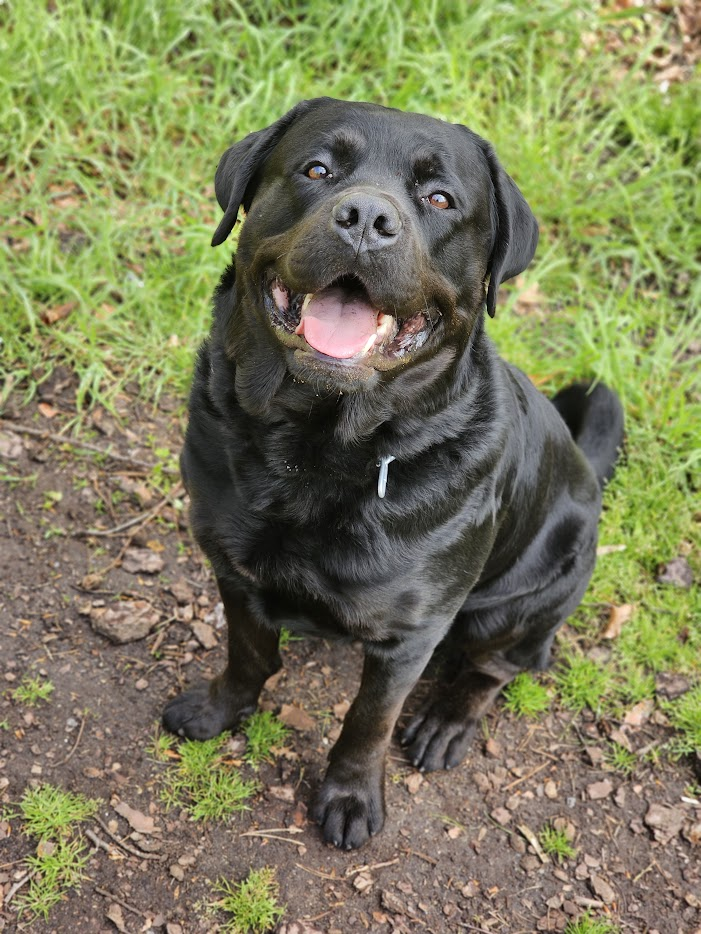
#> input picture assets/tyson-pic.jpg, 701 x 934 px
$ python contour-crafting.py assets/tyson-pic.jpg   (older library calls are emulated)
#> lines starting #> are read from the running program, lines starting #| are printed output that depends on the picture; after the words box and inside, x2 and y2 are one past the last pixel; in counts of white or black regions, pixels touching at a corner belong together
#!/usr/bin/env python3
# Contour Crafting Tool
# Erstellt ein 3D-Modell aus einem Bild mittels Höhenlinien

import numpy as np
import matplotlib.pyplot as plt
from matplotlib import cm
from PIL import Image
from stl import mesh
import argparse
import os
import sys
import datetime
from tqdm import tqdm
import cv2
from scipy.ndimage import gaussian_filter


def load_image(image_path):
    """Lädt ein Bild und konvertiert es zu Graustufen."""
    try:
        img = Image.open(image_path).convert('L')
        return np.array(img)
    except Exception as e:
        raise Exception(f"Fehler beim Laden des Bildes: {e}")


def normalize_heightmap(heightmap):
    """Normalisiert die Höhenwerte auf einen Bereich von 0 bis 1."""
    min_val = np.min(heightmap)
    max_val = np.max(heightmap)
    return (heightmap - min_val) / (max_val - min_val)


def extract_contours(heightmap, num_contours=10, smoothing=1, invert=False, is_photo=False):
    """Extrahiert Höhenlinien aus der Höhenkarte."""
    original_heightmap = heightmap.copy()

    # Bild bei Bedarf invertieren
    if invert:
        heightmap = 1.0 - heightmap

    # Glätten, wenn erforderlich
    if smoothing > 1:
        heightmap = gaussian_filter(heightmap, sigma=smoothing)

    # Bei Fotos: Vorverarbeitung für bessere Konturen
    if is_photo:
        # Kontrast erhöhen
        heightmap = np.clip((heightmap - 0.5) * 1.5 + 0.5, 0, 1)

        # Kantenfilter anwenden für bessere Konturen
        edges = cv2.Canny((heightmap * 255).astype(np.uint8), 30, 100)

        # Erweitern der Kanten für bessere Erkennung
        kernel = np.ones((3, 3), np.uint8)
        edges = cv2.dilate(edges, kernel, iterations=1)

        # Debug-Visualisierung der Kanten
        plt.figure(figsize=(12, 10))
        plt.imshow(edges, cmap='gray')
        plt.title('Kantenerkennung für Konturen')
        plt.savefig("edges_debug.png")
        plt.close()

        # Mit Canny gefundene Kanten in ein Bild umwandeln
        edge_heightmap = edges.astype(float) / 255.0

        # Wir können auch Sobel-Filter verwenden für graduelle Übergänge
        sobelx = cv2.Sobel(heightmap, cv2.CV_64F, 1, 0, ksize=3)
        sobely = cv2.Sobel(heightmap, cv2.CV_64F, 0, 1, ksize=3)
        sobel = np.sqrt(sobelx ** 2 + sobely ** 2)
        sobel = sobel / np.max(sobel)  # Normalisieren

        # Kombinieren von Kanten und Gradienten
        heightmap = 0.7 * sobel + 0.3 * edge_heightmap

        # Debug-Visualisierung des kombinierten Ergebnisses
        plt.figure(figsize=(12, 10))
        plt.imshow(heightmap, cmap='viridis')
        plt.colorbar(label='Höhenwerte')
        plt.title('Kombinierte Kanten und Gradienten')
        plt.savefig("combined_edges_debug.png")
        plt.close()

    # Werte für Höhenlinien berechnen
    min_val = np.min(heightmap)
    max_val = np.max(heightmap)

    # Höhenkarte in ein Format konvertieren, das OpenCV verarbeiten kann
    img_uint8 = (heightmap * 255).astype(np.uint8)

    # Konturen für Fotos extrahieren
    if is_photo:
        contours_all = []
        heights = []

        # Mehrere Schwellenwerte für Foto ausprobieren
        thresholds = np.linspace(50, 200, num_contours)

        for i, threshold in enumerate(thresholds):
            # Binary Threshold anwenden
            _, binary = cv2.threshold(img_uint8, threshold, 255, cv2.THRESH_BINARY)

            # Morphologische Operationen zur Verbesserung der Konturen
            kernel = np.ones((3, 3), np.uint8)
            binary = cv2.morphologyEx(binary, cv2.MORPH_CLOSE, kernel)

            # Konturen finden
            contours, _ = cv2.findContours(binary, cv2.RETR_EXTERNAL, cv2.CHAIN_APPROX_SIMPLE)

            for contour in contours:
                # Filtern nach Konturlänge und Fläche
                area = cv2.contourArea(contour)
                if len(contour) >= 5 and area > 100 and area < 0.5 * img_uint8.shape[0] * img_uint8.shape[1]:
                    # Konturen vereinfachen, um die Anzahl der Punkte zu reduzieren
                    epsilon = 0.002 * cv2.arcLength(contour, True)
                    approx = cv2.approxPolyDP(contour, epsilon, True)

                    # Nur gleichmäßig verteilte Konturen hinzufügen
                    if i % 2 == 0 or len(contours_all) < 5:
                        contours_all.append(approx)
                        heights.append((i + 1) / len(thresholds))

        print(f"Photo-Modus ergab {len(contours_all)} Konturen")

        # Wenn genügend Konturen gefunden wurden, verwende diese
        if len(contours_all) >= 3:
            return contours_all, heights

    # Standard-Methode mit adaptivem Threshold für schwierige Bilder
    step = (max_val - min_val) / num_contours
    levels = np.arange(min_val + step, max_val, step)

    # OpenCV verwenden, um Höhenlinien zu extrahieren
    contours_all = []
    heights = []

    # Adaptiven Threshold probieren
    adaptive_threshold = cv2.adaptiveThreshold(
        img_uint8, 255, cv2.ADAPTIVE_THRESH_GAUSSIAN_C,
        cv2.THRESH_BINARY, 11, 2
    )

    # Konturen extrahieren
    contours, _ = cv2.findContours(adaptive_threshold, cv2.RETR_LIST, cv2.CHAIN_APPROX_SIMPLE)

    # Filtern nach Größe
    filtered_contours = []
    for contour in contours:
        area = cv2.contourArea(contour)
        if area > 100 and area < img_uint8.shape[0] * img_uint8.shape[1] * 0.9:
            filtered_contours.append(contour)

    print(f"Adaptiver Threshold ergab {len(filtered_contours)} Konturen")

    if len(filtered_contours) >= 3:
        # Verwende die gefilterten Konturen
        for i, contour in enumerate(filtered_contours):
            if len(contour) >= 5:
                contours_all.append(contour)
                # Höhe basierend auf Position im Array
                heights.append((i + 1) / len(filtered_contours))

        return contours_all, heights

    # Fallback: Original-Methode mit mehreren Schwellenwerten
    print("Verwende Fallback-Methode mit mehreren Schwellenwerten")
    for i, level in enumerate(levels):
        # Schwellenwert für diese Höhe
        threshold = int(((level - min_val) / (max_val - min_val)) * 255)
        _, binary = cv2.threshold(img_uint8, threshold, 255, cv2.THRESH_BINARY)

        # Konturen finden
        contours, _ = cv2.findContours(binary, cv2.RETR_EXTERNAL, cv2.CHAIN_APPROX_SIMPLE)

        # Nur Konturen mit ausreichender Länge hinzufügen
        for contour in contours:
            if len(contour) >= 5:  # Mindestens 5 Punkte für eine sinnvolle Kontur
                # Konturen vereinfachen
                epsilon = 0.01 * cv2.arcLength(contour, True)
                approx = cv2.approxPolyDP(contour, epsilon, True)

                contours_all.append(approx)
                heights.append((i + 1) * step)  # Höhe dieser Kontur

    return contours_all, heights


def create_contour_mesh(contours, heights, image_shape, extrusion_height=1.0, base_height=0.5):
    """Erstellt ein 3D-Mesh aus den Höhenlinien."""
    height, width = image_shape

    vertices = []
    faces = []
    vertex_count = 0

    # Basisfläche erstellen (optional)
    base_vertices = [
        [0, 0, 0],
        [width, 0, 0],
        [width, height, 0],
        [0, height, 0]
    ]

    for v in base_vertices:
        vertices.append(v)

    # Basisfläche aus zwei Dreiecken
    faces.append([0, 1, 2])
    faces.append([0, 2, 3])
    vertex_count = 4

    # Für jede Kontur
    for i, (contour, contour_height) in enumerate(tqdm(zip(contours, heights),
                                                       desc="Erstelle 3D-Konturen",
                                                       total=len(contours))):
        # Z-Höhe für diese Kontur
        z = contour_height * extrusion_height + base_height

        # Anzahl der Punkte in dieser Kontur
        n_points = len(contour)

        if n_points < 3:
            continue  # Überspringe zu kleine Konturen

        # Für jeden Punkt in der Kontur
        contour_start_idx = vertex_count

        for point in contour:
            # Punkt umkehren, damit y-Achse richtig orientiert ist
            x, y = point[0][0], height - point[0][1]
            vertices.append([x, y, z])
            vertex_count += 1

        # Verbinde Punkte, um Flächen zu erstellen
        for j in range(n_points):
            # Verwende Dreiecke zwischen benachbarten Punkten
            idx1 = contour_start_idx + j
            idx2 = contour_start_idx + (j + 1) % n_points

            # Füge Dreieck hinzu (gegen den Uhrzeigersinn für korrekte Normalen)
            faces.append([idx1, idx2, contour_start_idx])

    vertices = np.array(vertices)
    faces = np.array(faces)

    # Mesh erstellen
    contour_mesh = mesh.Mesh(np.zeros(len(faces), dtype=mesh.Mesh.dtype))

    # Vertices für jedes Dreieck setzen
    for i, f in enumerate(faces):
        for j in range(3):
            contour_mesh.vectors[i][j] = vertices[f[j]]

    return contour_mesh


def visualize_contours(heightmap, contours, output_path):
    """Visualisiert die extrahierten Höhenlinien."""
    plt.figure(figsize=(12, 10))

    # Höhenkarte als Hintergrund anzeigen
    plt.imshow(heightmap, cmap='terrain', alpha=0.7)

    # Konturen in verschiedenen Farben darstellen
    colors = cm.rainbow(np.linspace(0, 1, len(contours)))

    for i, contour in enumerate(contours):
        # Kontur in eine Liste von (x,y)-Koordinaten umwandeln
        contour_reshaped = contour.reshape(-1, 2)
        plt.plot(contour_reshaped[:, 0], contour_reshaped[:, 1], color=colors[i % len(colors)], linewidth=1.5)

    plt.colorbar(label='Höhe')
    plt.title('Extrahierte Höhenlinien')
    plt.axis('equal')

    # Visualisierung speichern
    plt.savefig(output_path)
    plt.close()


def create_output_dir(script_name="contour-crafting"):
    """Erstellt das Ausgabeverzeichnis basierend auf dem Skriptnamen."""
    output_dir = os.path.join("output", script_name)
    os.makedirs(output_dir, exist_ok=True)
    return output_dir


def contour_crafting(image_path, output_path="output_contour.stl", num_contours=10,
                     extrusion_height=1.0, base_height=0.5, smoothing=1, invert=False, is_photo=False,
                     use_timestamp=False):
    """Haupt-Funktion für das Contour Crafting."""
    print(f"Verarbeite {image_path}...")

    # Ausgabeverzeichnis erstellen
    script_name = os.path.splitext(os.path.basename(sys.argv[0]))[0]
    output_dir = create_output_dir(script_name)

    # Zeitstempel einfügen, falls gewünscht
    if use_timestamp:
        timestamp = datetime.datetime.now().strftime("%Y-%m-%d-%H-%M-%S")
        base_name, ext = os.path.splitext(os.path.basename(output_path))
        output_path = f"{base_name}_{timestamp}{ext}"

    # Ausgabepfad anpassen
    if os.path.isabs(output_path):
        # Wenn absoluter Pfad angegeben wurde, behalte den Dateinamen bei
        output_filename = os.path.basename(output_path)
        output_path = os.path.join(output_dir, output_filename)
    else:
        # Wenn relativer Pfad angegeben wurde
        output_path = os.path.join(output_dir, os.path.basename(output_path))

    # Bild laden
    heightmap = load_image(image_path)

    # Höhenkarte normalisieren
    heightmap = normalize_heightmap(heightmap)

    # Debug-Visualisierung der Höhenkarte speichern
    plt.figure(figsize=(12, 10))
    plt.imshow(heightmap, cmap='gray')
    plt.colorbar(label='Höhenwerte')
    plt.title('Originale Höhenkarte')
    debug_path = os.path.join(output_dir, os.path.splitext(os.path.basename(output_path))[0] + "_original.png")
    plt.savefig(debug_path)
    plt.close()
    print(f"Originale Höhenkarte gespeichert unter {debug_path}")

    # Höhenlinien extrahieren
    print("Extrahiere Höhenlinien...")
    contours, heights = extract_contours(heightmap, num_contours, smoothing, invert, is_photo)
    print(f"{len(contours)} Höhenlinien extrahiert.")

    # Visualisierung der Höhenlinien
    vis_path = os.path.join(output_dir, os.path.splitext(os.path.basename(output_path))[0] + "_contours.png")
    visualize_contours(heightmap, contours, vis_path)
    print(f"Höhenlinien-Visualisierung gespeichert unter {vis_path}")

    # 3D-Mesh erstellen
    print("Erstelle 3D-Mesh aus Höhenlinien...")
    contour_mesh = create_contour_mesh(contours, heights, heightmap.shape,
                                       extrusion_height, base_height)

    # STL-Datei speichern
    contour_mesh.save(output_path)
    print(f"3D-Modell gespeichert unter {output_path}")

    return output_path


def main():
    parser = argparse.ArgumentParser(description='Erstellt ein 3D-Modell aus Höhenlinien eines Bildes.')
    parser.add_argument('image_path', help='Pfad zum Bild')
    parser.add_argument('-o', '--output', default='output_contour.stl',
                        help='Ausgabepfad für die STL-Datei')
    parser.add_argument('-n', '--num-contours', type=int, default=10,
                        help='Anzahl der Höhenlinien')
    parser.add_argument('-e', '--extrusion-height', type=float, default=1.0,
                        help='Extrusionshöhe für die Höhenlinien')
    parser.add_argument('-b', '--base-height', type=float, default=0.5,
                        help='Höhe der Basisebene')
    parser.add_argument('-s', '--smoothing', type=float, default=1.0,
                        help='Glättungsfaktor (1 = keine Glättung)')
    parser.add_argument('-i', '--invert', action='store_true',
                        help='Invertiert das Bild (Schwarz wird zu Weiß)')
    parser.add_argument('-p', '--photo', action='store_true',
                        help='Aktiviert den Foto-Modus für reale Bilder')
    parser.add_argument('-t', '--timestamp', action='store_true',
                        help='Zeitstempel (yyyy-MM-dd-HH-mm-ss) an Ausgabedatei anfügen')

    args = parser.parse_args()

    try:
        contour_crafting(args.image_path, args.output, args.num_contours,
                         args.extrusion_height, args.base_height, args.smoothing,
                         args.invert, args.photo, args.timestamp)
#> in load_image, `img = Image.open(image_path).convert('L')`:
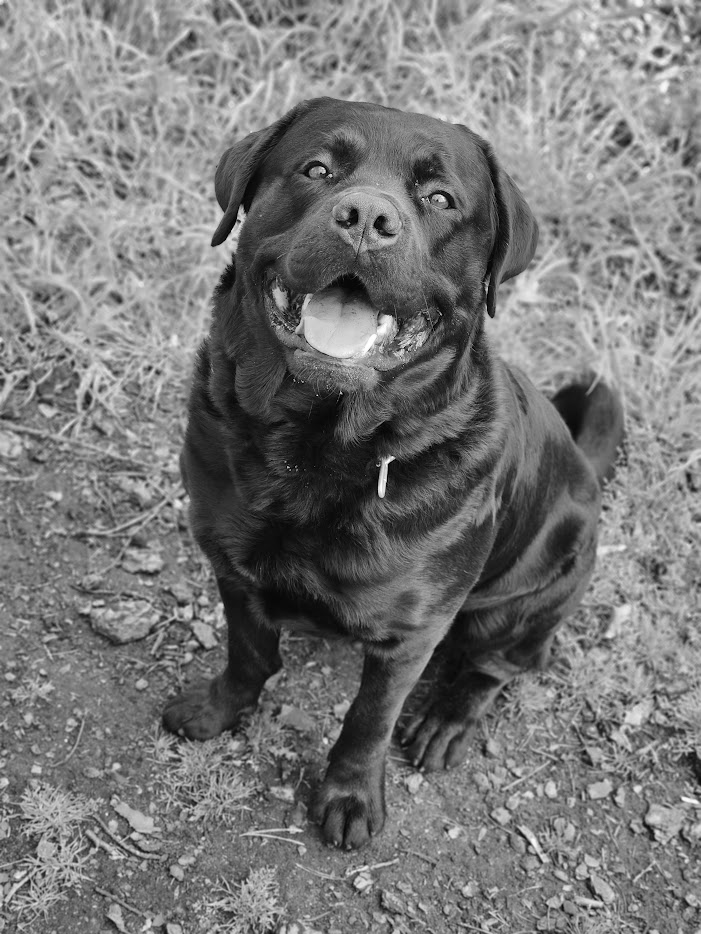
#> img: PIL image 701x934 L; min 0, max 255, mean 119.9
#> in normalize_heightmap, `min_val = np.min(heightmap)`: min_val = 0
#> in normalize_heightmap, `max_val = np.max(heightmap)`: max_val = 255
#> in contour_crafting, `plt.savefig(debug_path)`:
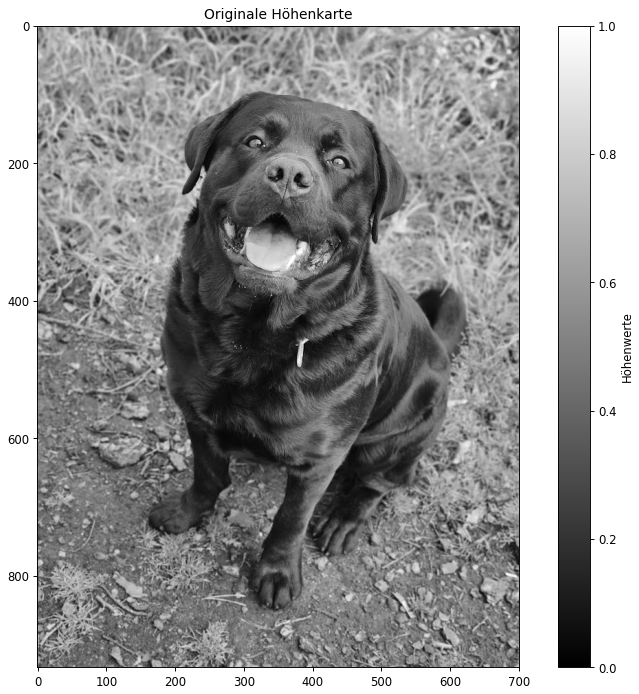
#> figure drawn by matplotlib, 2 panels
#> in extract_contours, `min_val = np.min(heightmap)`: min_val = 0
#> in extract_contours, `max_val = np.max(heightmap)`: max_val = 1
#> in extract_contours, `step = (max_val - min_val) / num_contours`: step = 0.1
#> in extract_contours, `adaptive_threshold = cv2.adaptiveThreshold( img_uint8, 255, cv2.ADAPTI..`:
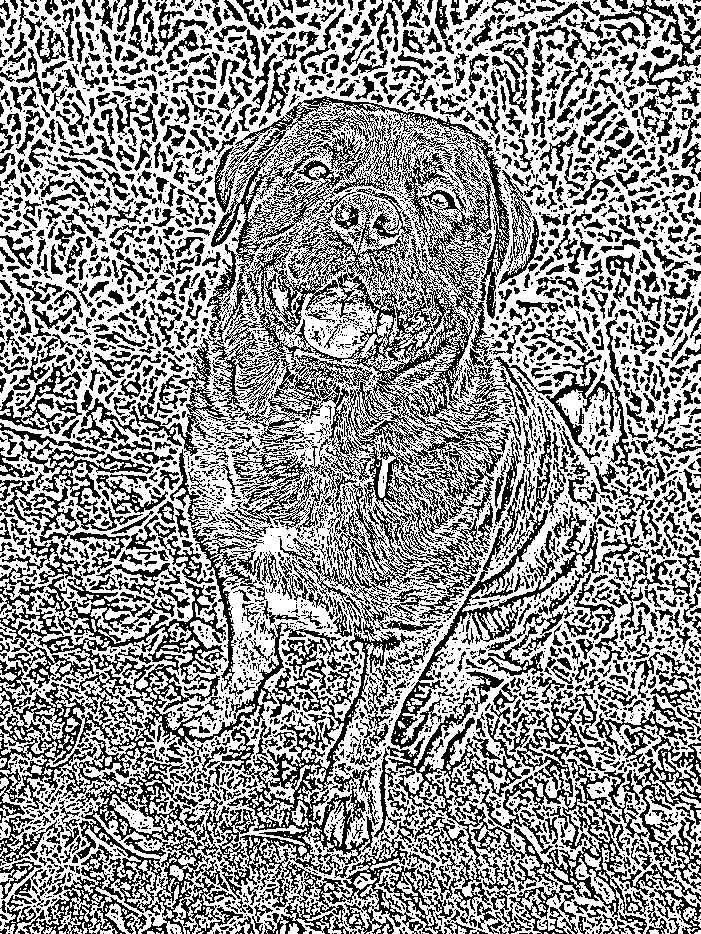
#> adaptive_threshold: shape (934, 701); 57.4% white; 4440 black regions (3034 under 20 px)
#> in extract_contours, `contours, _ = cv2.findContours(adaptive_threshold, cv2.RETR_LIST, cv2...`: contours = 13029 contours, 10074 with area under 20; largest, box (x1, y1, x2, y2) and area: (0, 0, 701, 934) 609400, (36, 573, 226, 699) 6504, (226, 765, 370, 881) 6058, (75, 771, 183, 901) 3768, (266, 632, 402, 793) 3478
#> the loop in extract_contours, `for contour in contours:` made 13029 passes
#> area on passes 33, 42, 53: 26.5, 21, 35
#> after the loop in extract_contours, `for contour in contours:`: filtered_contours = 710 contours; largest, box (x1, y1, x2, y2) and area: (36, 573, 226, 699) 6504, (226, 765, 370, 881) 6058, (75, 771, 183, 901) 3768, (266, 632, 402, 793) 3478, (139, 621, 287, 757) 3360
#| Adaptiver Threshold ergab 710 Konturen
#> after the loop in extract_contours, `for i, contour in enumerate(filtered_contours):`: contours_all has the same summary as filtered_contours; heights = 710 values from 0.00141 to 1
#> in contour_crafting, `contours, heights = extract_contours(heightmap, num_contours, smoothin..`: contours has the same summary as filtered_contours in extract_contours
#| 710 Höhenlinien extrahiert.
#> in visualize_contours, `colors = cm.rainbow(np.linspace(0, 1, len(contours)))`: colors = 710 rows, first 6: [0.5, 0, 1, 1], [0.5, 0, 1, 1], [0.5, 0, 1, 1], [0.492, 0.0123, 1, 1], [0.492, 0.0123, 1, 1], [0.492, 0.0123, 1, 1]
#> in visualize_contours, `plt.savefig(output_path)`:
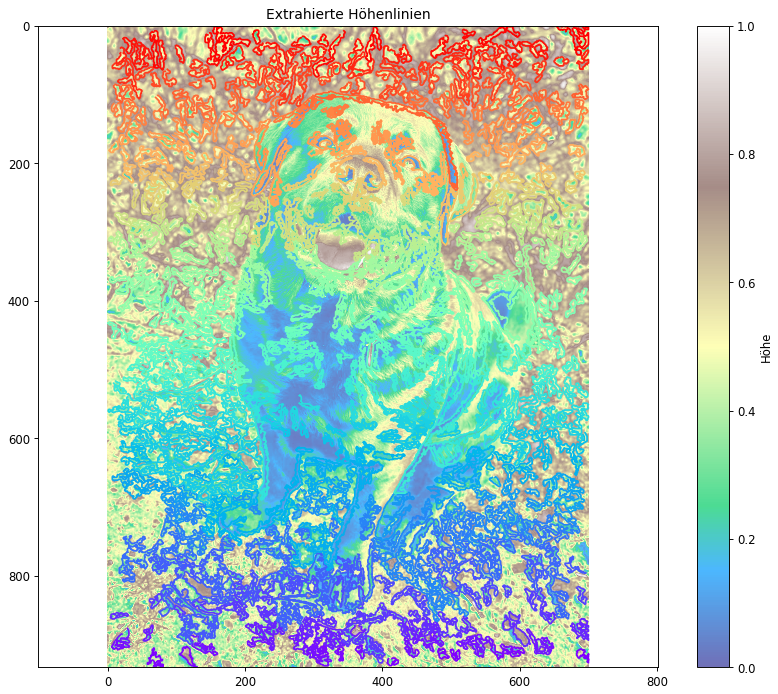
#> figure drawn by matplotlib, 2 panels
#> the loop in create_contour_mesh, `for i, (contour, contour_height) in enumerate(tqdm(zip(contours, heigh..` made 710 passes
#> (contour_height, z, n_points, contour_start_idx) on passes 1 to 3: (0.00141, 0.501, 35, 4), (0.00282, 0.503, 49, 39), (0.00423, 0.504, 57, 88)
#> after the loop in create_contour_mesh, `for i, (contour, contour_height) in enumerate(tqdm(zip(contours, heigh..`: faces = 65374 items; vertex_count = 65376; vertices = 65376 items
    except Exception as e:
        print(f"Fehler: {e}")
        import traceback
        traceback.print_exc()
        return 1

    return 0


if __name__ == "__main__":
#> (the run stopped early here; a loop or call above may not have finished)
